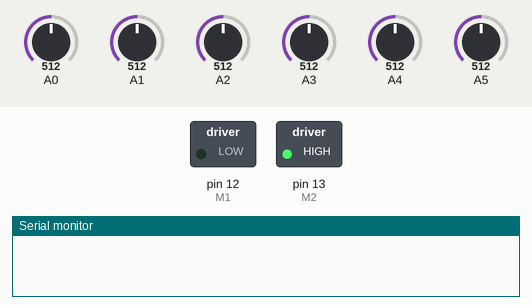
Simulated run of this sketch. Board: Arduino Uno, built with avr-gcc and run on an emulated ATmega328P. Parts: switched loads named in the sketch (green lamp = pin HIGH), the last lines printed to the serial monitor. The test bench sets the inputs (shaded band); at power-on: A0 = 512, A1 = 512, A2 = 512, A3 = 512, A4 = 512, A5 = 512.

Above: at 0.6 s.
At 11.6 s:
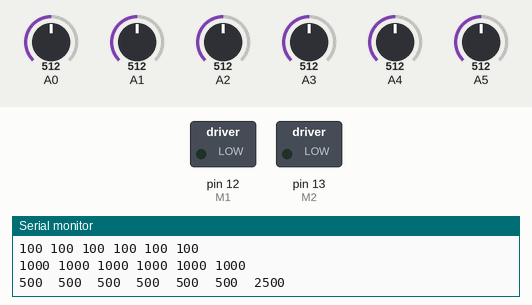
Timing chart, 0 to 13.1 s (numbered marks = the images above):
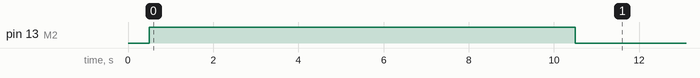

The sketch:

QTRAExample.ino
```cpp
#include <QTRSensors.h>


QTRSensors qtr;
const uint8_t SensorCount = 6;
uint16_t sensorValues[SensorCount];

//motors
int E1 = 10;
int M1 = 12;
int E2 = 11;
int M2 = 13;

void configureSensors() {
  qtr.setTypeAnalog();
  qtr.setSensorPins((const uint8_t[]) {
    A0, A1, A2, A3, A4
  }, SensorCount);
  delay(500);
}

void calibrationMode() {
  pinMode(LED_BUILTIN, OUTPUT);

  // turn on Arduino's LED to indicate we are in calibration mode
  digitalWrite(LED_BUILTIN, HIGH);

  // Call calibrate() 400 times to make calibration take about 10 seconds.
  for (uint16_t i = 0; i < 400; i++) {
    qtr.calibrate();
  }
  // turn off Arduino's LED to indicate we are through with calibration
  digitalWrite(LED_BUILTIN, LOW);
}

void printCalibrationValues() {
  // print the calibration minimum values measured when emitters were on
  Serial.begin(9600);
  for (uint8_t i = 0; i < SensorCount; i++) {
    Serial.print(qtr.calibrationOn.minimum[i]);
    Serial.print(' ');
  }
  Serial.println();

  // print the calibration maximum values measured when emitters were on
  for (uint8_t i = 0; i < SensorCount; i++) {
    Serial.print(qtr.calibrationOn.maximum[i]);
    Serial.print(' ');
  }
  Serial.println();
  delay(1000);
}

void setup() {

  // configure the sensors
  configureSensors();

  //begin calibration
  calibrationMode();

  //output values to terminal
  printCalibrationValues();

  pinMode(M1, OUTPUT);
  pinMode(M2, OUTPUT);
}

void loop() {

  // read calibrated sensor values and obtain a measure of the line position
  uint16_t position = qtr.readLineBlack(sensorValues);

  // print the sensor values where values are in range 0 - 1000
  for (uint8_t i = 0; i < SensorCount; i++) {
    Serial.print(sensorValues[i]);
    Serial.print('\t');
  }
  Serial.println(position);
  delay(250);

}
```
